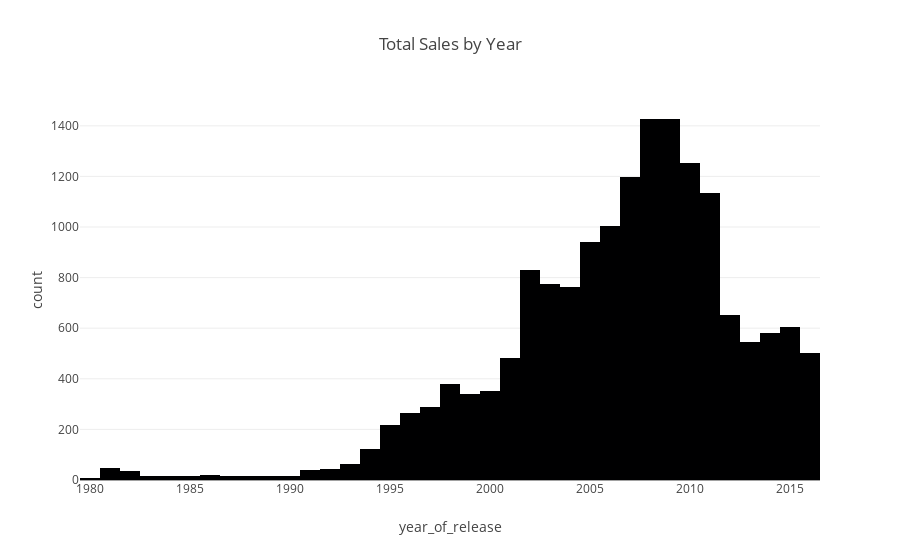

The notebook cell this image was saved under:
### Markdown cell above
## Sales data analysis

### Code cell
# Checking out games released by year
fig = px.histogram(df_data, x='year_of_release', title='Total Sales by Year')
fig.show()

### Figure 1 — Plotly figure (JSON) as saved in the notebook; plotly's stock layout.template omitted (floating-point values rounded to 4 significant figures; data arrays with more than 128 entries replaced by an {"elided": "..."} marker saying what was removed)
{"data": [{"alignmentgroup": "True", "bingroup": "x", "hovertemplate": "year_of_release=%{x}<br>count=%{y}<extra></extra>", "legendgroup": "", "marker": {"color": "#000001", "pattern": {"shape": ""}}, "name": "", "offsetgroup": "", "orientation": "v", "showlegend": false, "type": "histogram", "x": {"elided": "16715 int values"}, "xaxis": "x", "yaxis": "y"}], "layout": {"autosize": true, "barmode": "relative", "legend": {"tracegroupgap": 0}, "title": {"text": "Total Sales by Year"}, "xaxis": {"anchor": "y", "autorange": true, "domain": [0, 1], "range": [1980.0, 2016.0], "title": {"text": "year_of_release"}, "type": "linear"}, "yaxis": {"anchor": "x", "autorange": true, "domain": [0, 1], "range": [0, 1502.0], "title": {"text": "count"}}}}
